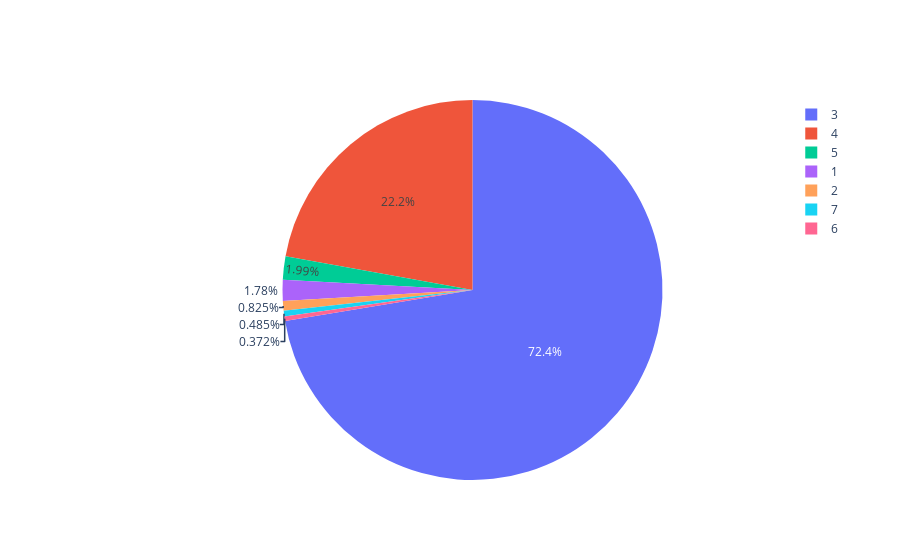

Write notebook code for a chart like this one.
### Code cell
fig=go.Figure(data=[go.Pie(labels=label, values=counts)])
fig.show()

### Figure 1 — Plotly figure (JSON) as saved in the notebook; plotly's stock layout.template omitted (floating-point values rounded to 4 significant figures; data arrays with more than 128 entries replaced by an {"elided": "..."} marker saying what was removed)
{"data": [{"labels": {"elided": "132 int values"}, "type": "pie", "values": {"elided": "132 int values"}}], "layout": {}}
